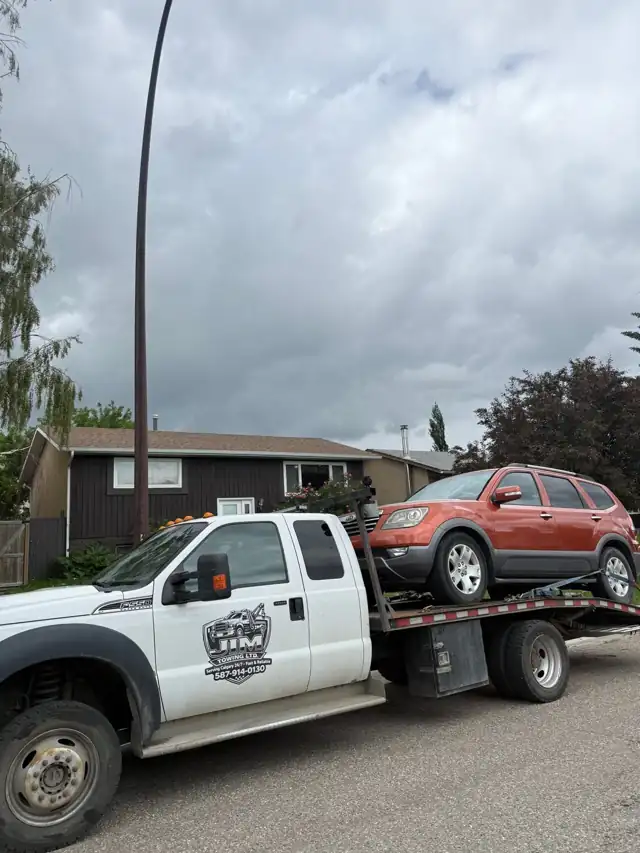
#> input picture jim-towing/src/hero/emergency-towing-calgary-suv-hero640.webp, 640 x 853 px, given in place of emergency-towing-calgary-suv-hero640.webp_5.png, which was not available
$ python mont.py ../../jim-towing/src/hero/emergency-towing-calgary-suv-hero640.webp 5 5 1.0
#> lines starting #> are read from the running program, lines starting #| are printed output that depends on the picture; pictures that were not available may be replaced by others from this repository, and a replacement may not be noted
import sys
from PIL import Image
tag,w,per=sys.argv[1],int(sys.argv[2]),int(sys.argv[3])
im=Image.open(f'qa/{tag}_{w}.png'); s=float(sys.argv[4]) if len(sys.argv)>4 else 1
#> further down, im is the input picture: PIL image 640x853 RGB; mean R, G, B 140.2, 145, 148.6
im=im.resize((int(im.width*s),int(im.height*s)))
H=1400; cols=[im.crop((0,i,im.width,min(im.height,i+H))) for i in range(0,im.height,H)]
#> after `cols = [im.crop((0, i, im.width, min(im.height, i + H))) for i in rang`: cols = 1 item
for g in range(0,len(cols),per):
    grp=cols[g:g+per]; out=Image.new('RGB',(sum(c.width+10 for c in grp),H),'black')
    x=0
    for c in grp: out.paste(c,(x,0)); x+=c.width+10
    out.save(f'qa/{tag}_{w}_m{g//per}.png'); print(f'qa/{tag}_{w}_m{g//per}.png')
#> this loop made 1 pass
#| qa/../../jim-towing/src/hero/emergency-towing-calgary-suv-hero640.webp_5_m0.png
#> pass 1, `out.save(f'qa/{tag}_{w}_m{g // per}.png')`:
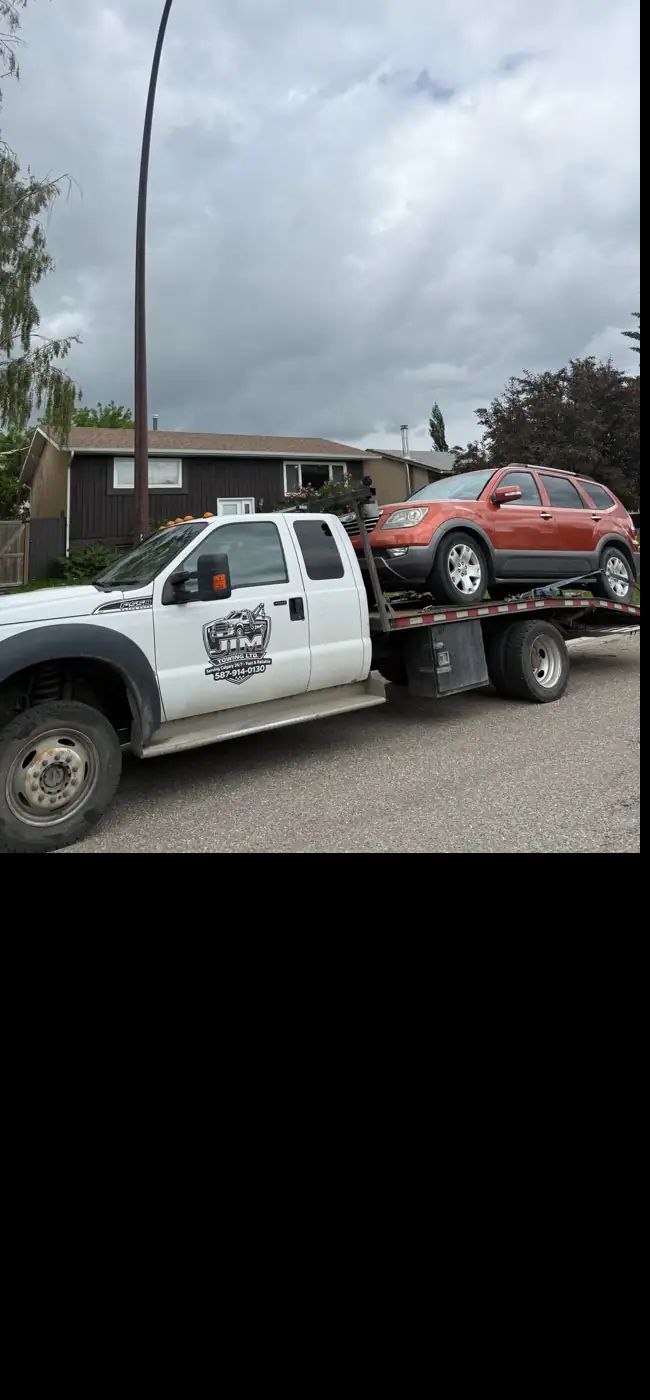
#> saved as emergency-towing-calgary-suv-hero640.webp_5_m0.png: PIL image 650x1400 RGB; mean R, G, B 84.1, 87, 89.2

$ run again, on jim-towing/src/hero/flatbed-towing-construction-site-calgary-hero640.webp
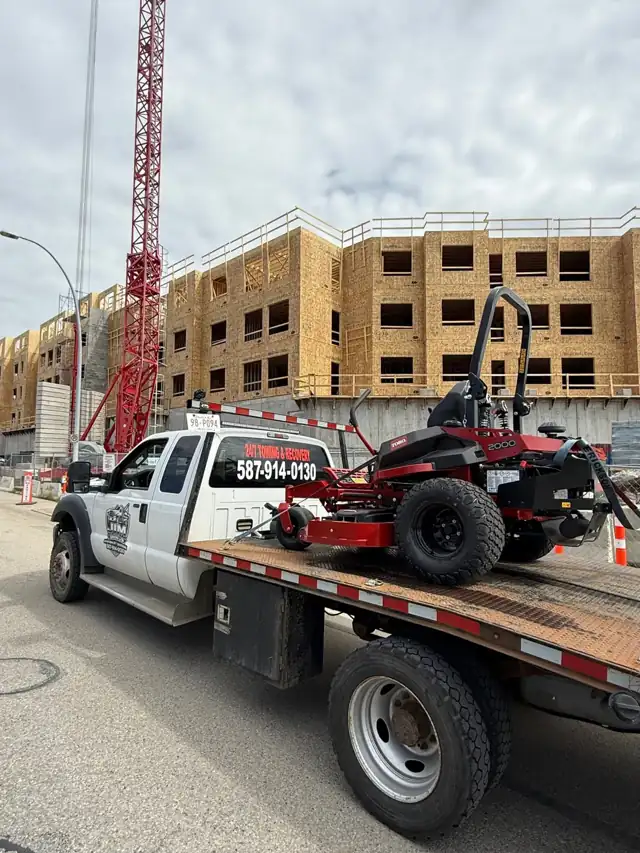
#> input picture jim-towing/src/hero/flatbed-towing-construction-site-calgary-hero640.webp, 640 x 853 px, given in place of flatbed-towing-construction-site-calgary-hero640.webp_5.png, which was not available
#> im is the input picture: PIL image 640x853 RGB; mean R, G, B 142.9, 137, 130.4
#> cols = 1 item
#> the loop `for g in range(0,len(cols),per):` made 1 pass
#> (printed output is left out)
#> pass 1, `out.save(f'qa/{tag}_{w}_m{g // per}.png')`:
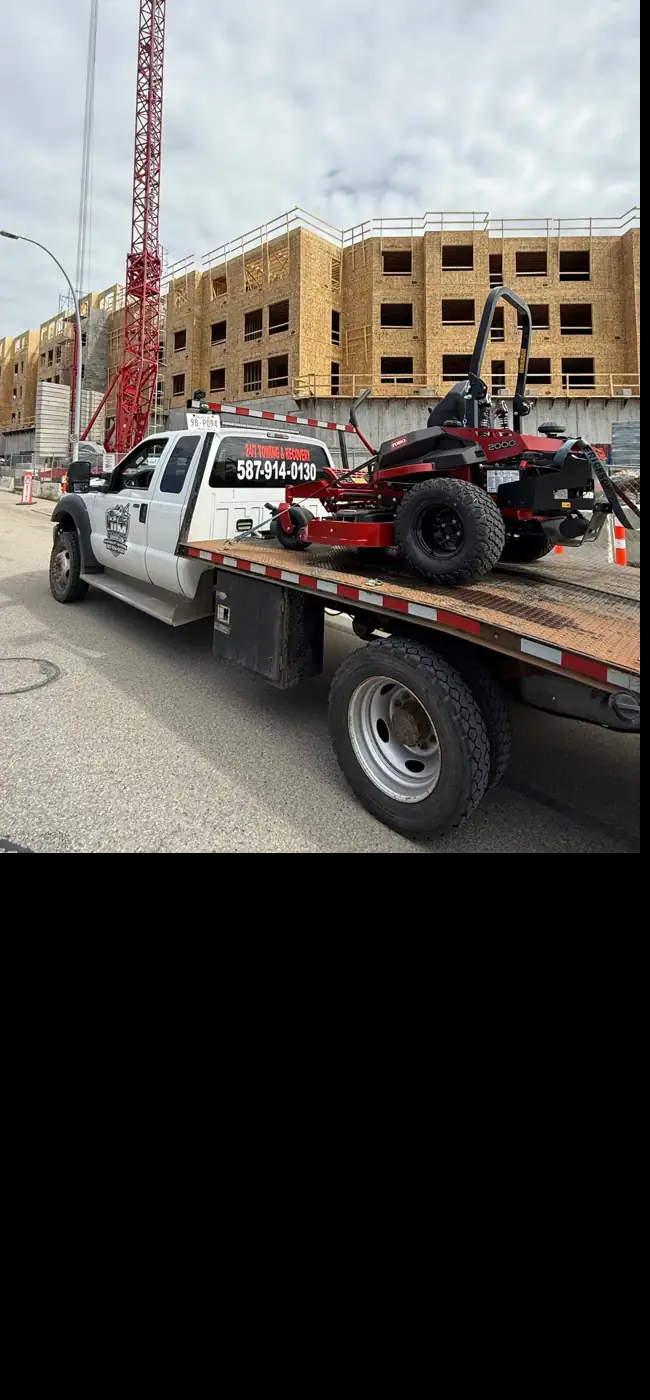
#> saved as flatbed-towing-construction-site-calgary-hero640.webp_5_m0.png: PIL image 650x1400 RGB; mean R, G, B 85.7, 82.2, 78.3

$ run again, on jim-towing/src/hero/jim-towing-flatbed-downtown-calgary-1-hero640.webp
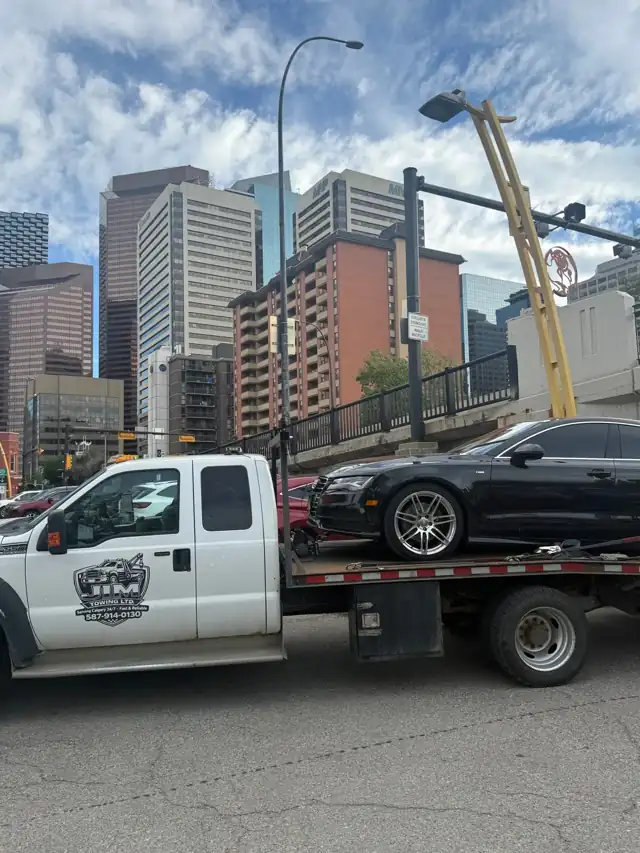
#> input picture jim-towing/src/hero/jim-towing-flatbed-downtown-calgary-1-hero640.webp, 640 x 853 px, given in place of jim-towing-flatbed-downtown-calgary-1-hero640.webp_5.png, which was not available
#> im is the input picture: PIL image 640x853 RGB; mean R, G, B 117.8, 124.1, 128.7
#> cols = 1 item
#> the loop `for g in range(0,len(cols),per):` made 1 pass
#> (printed output is left out)
#> pass 1, `out.save(f'qa/{tag}_{w}_m{g // per}.png')`:
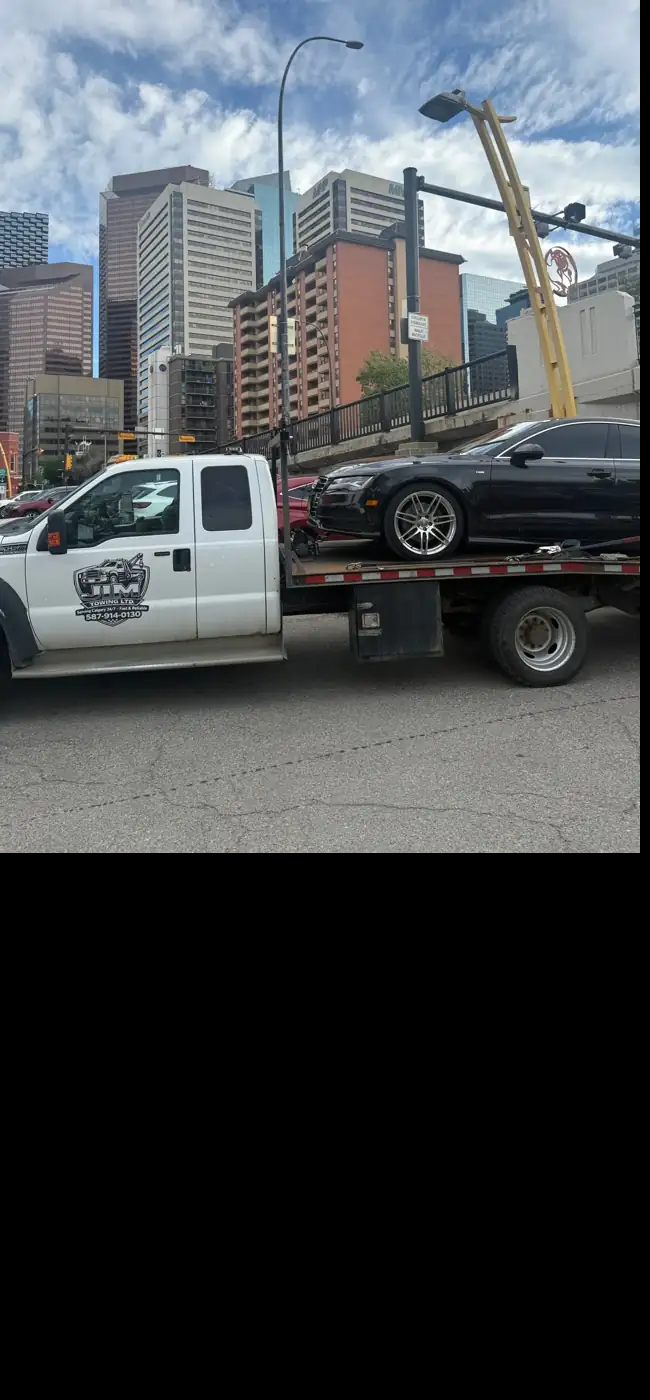
#> saved as jim-towing-flatbed-downtown-calgary-1-hero640.webp_5_m0.png: PIL image 650x1400 RGB; mean R, G, B 70.7, 74.4, 77.2
